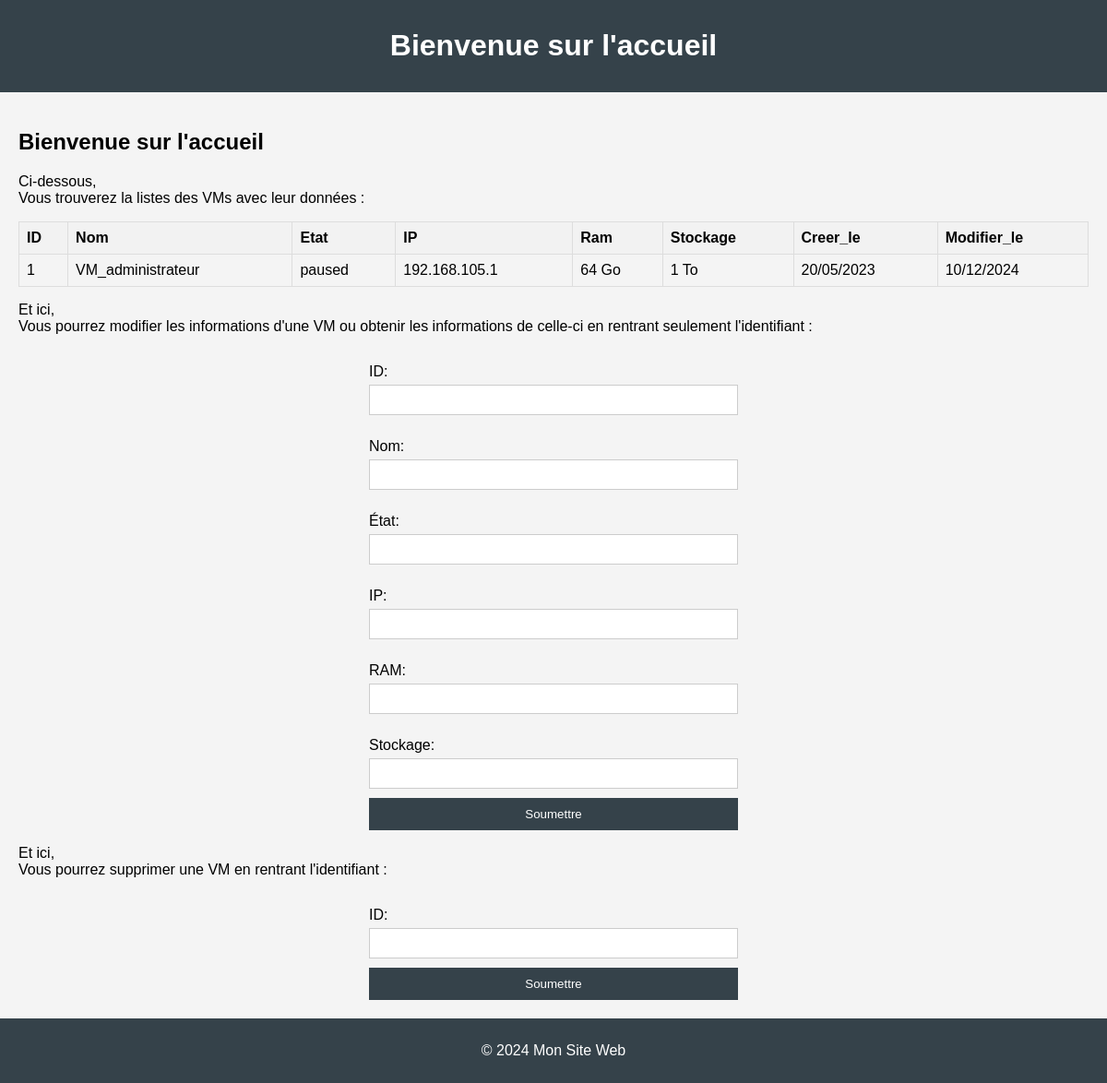
Page /VMs/1 on the committed database.
### tables this page shows
CREATE TABLE VM (
                    id INTEGER PRIMARY KEY AUTOINCREMENT, 
                    nom TEXT, 
                    etat TEXT, 
                    ip_addr TEXT, 
                    ram TEXT, 
                    stockage TEXT, 
                    creer_le TEXT, 
                    modifier_le TEXT);

### back.py (the view, shortened to what this page needs)
@app.route("/VMs/<id>", methods=["GET","POST"])
def VM(id):
    cur, conn = cursor()
    if request.method == "GET" :
        liste_VMs = cur.execute("SELECT * FROM VM WHERE id = ?", (id,)).fetchall()
        return render_template("VM.html.j2", liste=liste_VMs)
    else:
        return "ERREUR"+str(id)

### back.py (called while the page is built)
def cursor():
    conn = sqlite3.connect("./code/back/VM.db")
    cur = conn.cursor()
    return cur, conn

### templates/VM.html.j2 (shortened to what this page needs)
<!DOCTYPE html>
<html lang="fr">
    <head>
    </head>
    <body>
        <header>
            <h1>Bienvenue sur l'accueil</h1>
        </header>
        <main>
            <h2>Bienvenue sur l'accueil</h2>
            <p>
                Ci-dessous,<br>
                Vous trouverez la listes des VMs avec leur données :
            </p>
            <table>
                <thead>
                    <tr>
                        <th>ID</th>
                        <th>Nom</th>
                        <th>Etat</th>
                        <th>IP</th>
                        <th>Ram</th>
                        <th>Stockage</th>
                        <th>Creer_le</th>
                        <th>Modifier_le</th>
                    </tr>
                </thead>
                <tbody>
                    {% for VM in liste %}
                        <tr>
                            <td>{{ VM[0] }}</td>
                            <td>{{ VM[1] }}</td>
                            <td>{{ VM[2] }}</td>
                            <td>{{ VM[3] }}</td>
                            <td>{{ VM[4] }}</td>
                            <td>{{ VM[5] }}</td>
                            <td>{{ VM[6] }}</td>
                            <td>{{ VM[7] }}</td>
                        </tr>
                    {% endfor %}
                </tbody>
            </table>
            <p>
                Et ici,<br>
                Vous pourrez modifier les informations d'une VM ou obtenir les informations de celle-ci en rentrant seulement l'identifiant :
            </p>
            <form method="POST" action="/VMs/<id>">
                <label for="id">ID:</label>
                <input type="text" id="id" name="id" required>
                <label for="nom">Nom:</label>
                <input type="text" id="nom" name="nom">
                <label for="etat">État:</label>
                <input type="text" id="etat" name="etat">
                <label for="ip">IP:</label>
                <input type="text" id="ip" name="ip">
                <label for="ram">RAM:</label>
                <input type="text" id="ram" name="ram">
                <label for="stockage">Stockage:</label>
                <input type="text" id="stockage" name="stockage">
                <button type="submit">Soumettre</button>
            </form>
            <p>
                Et ici,<br>
                Vous pourrez supprimer une VM en rentrant l'identifiant :
            </p>
            <form method="POST" action="/VMs/delete/<id>">
                <label for="id">ID:</label>
                <input type="text" id="id" name="id" required>
                <button type="submit">Soumettre</button>
            </form>
        </main>
        <footer>
            <p>&copy; 2024 Mon Site Web</p>
        </footer>
    </body>
</html>

### templates/VM.html.j2 (style rules this page uses)
body { font-family: Arial, sans-serif; margin: 0; padding: 0; background-color: #f4f4f4; }
header { background: #35424a; color: #ffffff; padding: 10px 0; text-align: center; }
main { padding: 20px; }
footer { text-align: center; padding: 10px 0; background: #35424a; color: #ffffff; position: relative; bottom: 0; width: 100%; }
table { width: 100%; border-collapse: collapse; }
th, td { border: 1px solid #ddd; padding: 8px; text-align: left; }
th { background-color: #f2f2f2; }
form { max-width: 400px; margin: auto; display: flex; flex-direction: column; }
label { margin-bottom: 5px; margin-top: 15px; }
input { padding: 8px; margin-bottom: 10px; border: 1px solid #ccc; }
button { padding: 10px; background-color: #35424a; color: white; border: none; cursor: pointer; }

### rows in the picture
VM: id "1", nom "VM_administrateur", etat "paused", ip_addr "192.168.105.1", ram "64 Go", stockage "1 To", creer_le "20/05/2023", modifier_le "10/12/2024"
